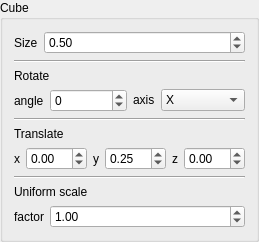
                    <widget class="QGroupBox" name="cube_group_box">
                     <property name="locale">
                      <locale language="English" country="UnitedStates"/>
                     </property>
                     <property name="title">
                      <string>Cube</string>
                     </property>
                     <layout class="QVBoxLayout" name="verticalLayout_3">
                      <item>
                       <layout class="QFormLayout" name="cube_size_box">
                        <item row="0" column="0">
                         <widget class="QLabel" name="cube_size_label">
                          <property name="locale">
                           <locale language="English" country="UnitedStates"/>
                          </property>
                          <property name="text">
                           <string>Size</string>
                          </property>
                         </widget>
                        </item>
                        <item row="0" column="1">
                         <widget class="QDoubleSpinBox" name="cube_size">
                          <property name="locale">
                           <locale language="English" country="UnitedStates"/>
                          </property>
                          <property name="value">
                           <double>0.500000000000000</double>
                          </property>
                         </widget>
                        </item>
                       </layout>
                      </item>
                      <item>
                       <widget class="Line" name="line_4">
                        <property name="locale">
                         <locale language="English" country="UnitedStates"/>
                        </property>
                        <property name="orientation">
                         <enum>Qt::Horizontal</enum>
                        </property>
                       </widget>
                      </item>
                      <item>
                       <layout class="QGridLayout" name="cube_rotate">
                        <item row="0" column="0">
                         <widget class="QLabel" name="cube_rotate_label">
                          <property name="locale">
                           <locale language="English" country="UnitedStates"/>
                          </property>
                          <property name="text">
                           <string>Rotate</string>
                          </property>
                         </widget>
                        </item>
                        <item row="1" column="0">
                         <layout class="QGridLayout" name="cube_rotate_box">
                          <item row="0" column="0">
                           <layout class="QFormLayout" name="cube_rotate_angle_box">
                            <item row="0" column="0">
                             <widget class="QLabel" name="cube_rotate_angle_label">
                              <property name="locale">
                               <locale language="English" country="UnitedStates"/>
                              </property>
                              <property name="text">
                               <string>angle</string>
                              </property>
                             </widget>
                            </item>
                            <item row="0" column="1">
                             <widget class="QSpinBox" name="cube_rotate_angle">
                              <property name="locale">
                               <locale language="English" country="UnitedStates"/>
                              </property>
                              <property name="minimum">
                               <number>-360</number>
                              </property>
                              <property name="maximum">
                               <number>360</number>
                              </property>
                             </widget>
                            </item>
                           </layout>
                          </item>
                          <item row="0" column="1">
                           <layout class="QFormLayout" name="cube_axis_box">
                            <item row="0" column="0">
                             <widget class="QLabel" name="cube_axis_label">
                              <property name="locale">
                               <locale language="English" country="UnitedStates"/>
                              </property>
                              <property name="text">
                               <string>axis</string>
                              </property>
                             </widget>
                            </item>
                            <item row="0" column="1">
                             <widget class="QComboBox" name="cube_axis">
                              <property name="enabled">
                               <bool>true</bool>
                              </property>
                              <property name="locale">
                               <locale language="English" country="UnitedStates"/>
                              </property>
                              <item>
                               <property name="text">
                                <string>X</string>
                               </property>
                              </item>
                              <item>
                               <property name="text">
                                <string>Y</string>
                               </property>
                              </item>
                              <item>
                               <property name="text">
                                <string>Z</string>
                               </property>
                              </item>
                             </widget>
                            </item>
                           </layout>
                          </item>
                         </layout>
                        </item>
                       </layout>
                      </item>
                      <item>
                       <widget class="Line" name="line_5">
                        <property name="locale">
                         <locale language="English" country="UnitedStates"/>
                        </property>
                        <property name="orientation">
                         <enum>Qt::Horizontal</enum>
                        </property>
                       </widget>
                      </item>
                      <item>
                       <layout class="QGridLayout" name="cube_translate_box">
                        <item row="0" column="0">
                         <widget class="QLabel" name="cube_translate_label">
                          <property name="locale">
                           <locale language="English" country="UnitedStates"/>
                          </property>
                          <property name="text">
                           <string>Translate</string>
                          </property>
                         </widget>
                        </item>
                        <item row="1" column="0">
                         <layout class="QGridLayout" name="cube_translate_box_values">
                          <item row="0" column="0">
                           <layout class="QFormLayout" name="cube_translate_x_box">
                            <item row="0" column="0">
                             <widget class="QLabel" name="cube_translate_x_label">
                              <property name="locale">
                               <locale language="English" country="UnitedStates"/>
                              </property>
                              <property name="text">
                               <string>x</string>
                              </property>
                             </widget>
                            </item>
                            <item row="0" column="1">
                             <widget class="QDoubleSpinBox" name="cube_translate_x">
                              <property name="locale">
                               <locale language="English" country="UnitedStates"/>
                              </property>
                              <property name="minimum">
                               <double>-99.000000000000000</double>
                              </property>
                              <property name="value">
                               <double>0.000000000000000</double>
                              </property>
                             </widget>
                            </item>
                           </layout>
                          </item>
                          <item row="0" column="1">
                           <layout class="QFormLayout" name="cube_translate_y_box">
                            <item row="0" column="0">
                             <widget class="QLabel" name="cube_translate_y_label">
                              <property name="locale">
                               <locale language="English" country="UnitedStates"/>
                              </property>
                              <property name="text">
                               <string>y</string>
                              </property>
                             </widget>
                            </item>
                            <item row="0" column="1">
                             <widget class="QDoubleSpinBox" name="cube_translate_y">
                              <property name="locale">
                               <locale language="English" country="UnitedStates"/>
                              </property>
                              <property name="minimum">
                               <double>-99.000000000000000</double>
                              </property>
                              <property name="value">
                               <double>0.250000000000000</double>
                              </property>
                             </widget>
                            </item>
                           </layout>
                          </item>
                          <item row="0" column="2">
                           <layout class="QFormLayout" name="cube_translate_z_box">
                            <item row="0" column="0">
                             <widget class="QLabel" name="cube_translate_z_label">
                              <property name="locale">
                               <locale language="English" country="UnitedStates"/>
                              </property>
                              <property name="text">
                               <string>z</string>
                              </property>
                             </widget>
                            </item>
                            <item row="0" column="1">
                             <widget class="QDoubleSpinBox" name="cube_translate_z">
                              <property name="locale">
                               <locale language="English" country="UnitedStates"/>
                              </property>
                              <property name="minimum">
                               <double>-99.000000000000000</double>
                              </property>
                              <property name="value">
                               <double>0.000000000000000</double>
                              </property>
                             </widget>
                            </item>
                           </layout>
                          </item>
                         </layout>
                        </item>
                       </layout>
                      </item>
                      <item>
                       <widget class="Line" name="line_6">
                        <property name="locale">
                         <locale language="English" country="UnitedStates"/>
                        </property>
                        <property name="orientation">
                         <enum>Qt::Horizontal</enum>
                        </property>
                       </widget>
                      </item>
                      <item>
                       <layout class="QGridLayout" name="cube_scale_box">
                        <item row="0" column="0">
                         <widget class="QLabel" name="cube_scale_label">
                          <property name="locale">
                           <locale language="English" country="UnitedStates"/>
                          </property>
                          <property name="text">
                           <string>Uniform scale</string>
                          </property>
                         </widget>
                        </item>
                        <item row="1" column="0">
                         <layout class="QFormLayout" name="cube_scale_factor_box">
                          <item row="0" column="0">
                           <widget class="QLabel" name="cube_scale_factor_label">
                            <property name="locale">
                             <locale language="English" country="UnitedStates"/>
                            </property>
                            <property name="text">
                             <string>factor</string>
                            </property>
                           </widget>
                          </item>
                          <item row="0" column="1">
                           <widget class="QDoubleSpinBox" name="cube_scale_factor">
                            <property name="locale">
                             <locale language="English" country="UnitedStates"/>
                            </property>
                            <property name="minimum">
                             <double>0.100000000000000</double>
                            </property>
                            <property name="value">
                             <double>1.000000000000000</double>
                            </property>
                           </widget>
                          </item>
                         </layout>
                        </item>
                       </layout>
                      </item>
                     </layout>
                    </widget>
